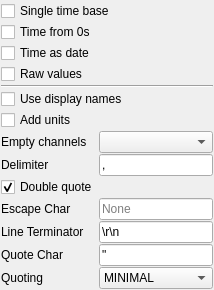
                   <widget class="QWidget" name="CSV">
                    <layout class="QGridLayout" name="gridLayout_2">
                     <property name="leftMargin">
                      <number>1</number>
                     </property>
                     <property name="topMargin">
                      <number>1</number>
                     </property>
                     <property name="rightMargin">
                      <number>1</number>
                     </property>
                     <property name="bottomMargin">
                      <number>1</number>
                     </property>
                     <property name="spacing">
                      <number>1</number>
                     </property>
                     <item row="10" column="1">
                      <widget class="QLineEdit" name="escapechar">
                       <property name="inputMask">
                        <string/>
                       </property>
                       <property name="maxLength">
                        <number>1</number>
                       </property>
                       <property name="placeholderText">
                        <string>None</string>
                       </property>
                      </widget>
                     </item>
                     <item row="9" column="0">
                      <widget class="QCheckBox" name="doublequote">
                       <property name="text">
                        <string>Double quote</string>
                       </property>
                       <property name="checked">
                        <bool>true</bool>
                       </property>
                      </widget>
                     </item>
                     <item row="13" column="1">
                      <widget class="QComboBox" name="quoting">
                       <property name="currentIndex">
                        <number>1</number>
                       </property>
                       <item>
                        <property name="text">
                         <string>ALL</string>
                        </property>
                       </item>
                       <item>
                        <property name="text">
                         <string>MINIMAL</string>
                        </property>
                       </item>
                       <item>
                        <property name="text">
                         <string>NONNUMERIC</string>
                        </property>
                       </item>
                       <item>
                        <property name="text">
                         <string>NONE</string>
                        </property>
                       </item>
                      </widget>
                     </item>
                     <item row="3" column="0" colspan="2">
                      <widget class="QCheckBox" name="raw_csv">
                       <property name="text">
                        <string>Raw values</string>
                       </property>
                      </widget>
                     </item>
                     <item row="10" column="0">
                      <widget class="QLabel" name="label_15">
                       <property name="text">
                        <string>Escape Char</string>
                       </property>
                      </widget>
                     </item>
                     <item row="7" column="1">
                      <widget class="QComboBox" name="empty_channels_csv"/>
                     </item>
                     <item row="5" column="0" colspan="2">
                      <widget class="QCheckBox" name="use_display_names_csv">
                       <property name="text">
                        <string>Use display names</string>
                       </property>
                      </widget>
                     </item>
                     <item row="8" column="1">
                      <widget class="QLineEdit" name="delimiter">
                       <property name="text">
                        <string>,</string>
                       </property>
                       <property name="maxLength">
                        <number>2</number>
                       </property>
                       <property name="clearButtonEnabled">
                        <bool>false</bool>
                       </property>
                      </widget>
                     </item>
                     <item row="12" column="1">
                      <widget class="QLineEdit" name="quotechar">
                       <property name="text">
                        <string>&quot;</string>
                       </property>
                       <property name="maxLength">
                        <number>1</number>
                       </property>
                      </widget>
                     </item>
                     <item row="8" column="0">
                      <widget class="QLabel" name="label_2">
                       <property name="text">
                        <string>Delimiter</string>
                       </property>
                      </widget>
                     </item>
                     <item row="4" column="0" colspan="2">
                      <widget class="Line" name="line_34">
                       <property name="orientation">
                        <enum>Qt::Orientation::Horizontal</enum>
                       </property>
                      </widget>
                     </item>
                     <item row="7" column="0">
                      <widget class="QLabel" name="label_67">
                       <property name="text">
                        <string>Empty channels</string>
                       </property>
                      </widget>
                     </item>
                     <item row="13" column="0">
                      <widget class="QLabel" name="label_6">
                       <property name="text">
                        <string>Quoting</string>
                       </property>
                      </widget>
                     </item>
                     <item row="2" column="0" colspan="2">
                      <widget class="QCheckBox" name="time_as_date_csv">
                       <property name="text">
                        <string>Time as date</string>
                       </property>
                      </widget>
                     </item>
                     <item row="11" column="1">
                      <widget class="QLineEdit" name="lineterminator">
                       <property name="text">
                        <string>\r\n</string>
                       </property>
                      </widget>
                     </item>
                     <item row="1" column="0" colspan="2">
                      <widget class="QCheckBox" name="time_from_zero_csv">
                       <property name="text">
                        <string>Time from 0s</string>
                       </property>
                      </widget>
                     </item>
                     <item row="0" column="0" colspan="2">
                      <widget class="QCheckBox" name="single_time_base_csv">
                       <property name="text">
                        <string>Single time base</string>
                       </property>
                      </widget>
                     </item>
                     <item row="11" column="0">
                      <widget class="QLabel" name="label_4">
                       <property name="text">
                        <string>Line Terminator</string>
                       </property>
                      </widget>
                     </item>
                     <item row="12" column="0">
                      <widget class="QLabel" name="label_5">
                       <property name="text">
                        <string>Quote Char</string>
                       </property>
                      </widget>
                     </item>
                     <item row="6" column="0" colspan="2">
                      <widget class="QCheckBox" name="add_units">
                       <property name="text">
                        <string>Add units</string>
                       </property>
                      </widget>
                     </item>
                    </layout>
                   </widget>
